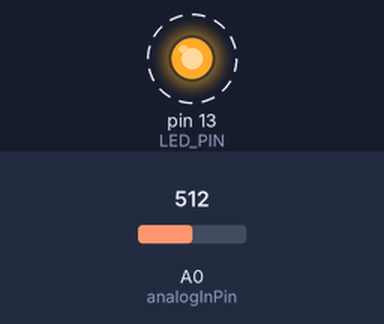
A sketch run on a simulated Arduino Nano, built with avr-gcc and run on an emulated ATmega328P. Parts: output pins drawn as LEDs (lit = HIGH). Dashed ring = blinking. Inputs (shaded band) come from the test bench; at power-on: A0 (analogInPin) = 512. What the sketch prints to the serial monitor is not drawn.

Above: at 1.2 s.
1.3 s: A0 (analogInPin) set to 0
Timing chart, 0 to 10.3 s (numbered marks = the images above; inputs shaded):
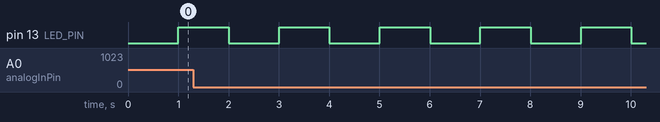

The sketch:

sensorModuleTimesTest.ino
```cpp
#if defined(_STDINT_H)
// esp32
const int analogInPin = A7;      // 35; 模拟输入引脚
const int LED_PIN = 2;           // LED_BUILTIN; // led连接到pwm输出引脚
const int sensorValueMax = 4095; // 12bit
#else
// arduino
const int analogInPin = A0;      // 模拟输入引脚
const int LED_PIN = 13;          // led连接到pwm输出引脚
const int sensorValueMax = 1023; // 10bit
#endif
// 给检测模块供电的电压（模拟电压：5V或3.3V），应通过万用表或其他工具测出实际值
const float refVoltage = 3.32; // maybe 4.72
// 检测模块缩小电压的倍数，官方宣称5倍（比如模拟电压5V，检测模块的输入电压最大25V），应实测后给出
float sensorModuleTimes = 5.43; // maybe 5.09

int sensorValue = 1303;      // 从引脚读到的值
float outputValue = 5.74; //输出到pwm脚的值

void setup()
{
  // 设置引脚为模拟输入模式
  // pinMode(analogInPin, INPUT);
  // 设置led脚输出pwm模式
  pinMode(LED_PIN, OUTPUT);
  //高电平，灯亮
  digitalWrite(LED_PIN, HIGH);

  Serial.begin(115200);
  Serial.println("sensor module detection start");
}

void loop()
{
#if defined(_STDINT_H)
  Serial.println("----ESP32----");
#else
  Serial.println("----Arduino----");
#endif

  //读取模拟输入数值
  sensorValue = analogRead(analogInPin);
  // maybe more stable when the analog pin is read twice
  sensorValue = analogRead(analogInPin);

  // 在串口打印显示输入输出的数值
  Serial.print("sensor = ");
  Serial.print(sensorValue);
  Serial.print("\t times = ");
  sensorModuleTimes = outputValue * sensorValueMax / sensorValue / refVoltage;
  Serial.println(sensorModuleTimes);

  digitalWrite(LED_PIN, digitalRead(LED_PIN) ^ HIGH); //配置GPIO2端口为高电平，灯亮
  delay(1000);
}
```

Measured:
- by itself, pin 13 (LED_PIN): alternates HIGH for 1.0 s and LOW for 1.0 s
